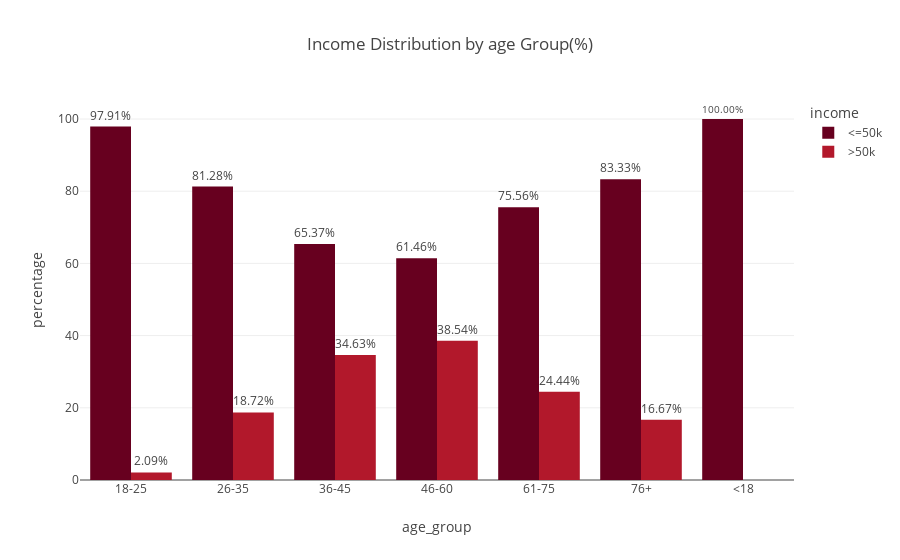

Notebook code cell kept with this figure:
### Code cell
themes = ["plotly", "plotly_white", "plotly_dark", "ggplot2", "seaborn", "simple_white", "presentation", "xgridoff", "ygridoff", "gridon", "none"]

for theme in themes:
    fig.update_layout(template=theme)
fig.show()
fig.write_image(os.path.join(results_dir,'income_distribution_AGEgroup_chart.jpg'))
fig.write_image(os.path.join(results_dir,'income_distribution_AGEgroup_chart.png'))
fig.write_html(os.path.join(results_dir,'income_distribution_AGEgroup_chart.html'))

### Figure 1 — Plotly figure (JSON) as saved in the notebook; plotly's stock layout.template omitted (floating-point values rounded to 4 significant figures)
{"data": [{"alignmentgroup": "True", "hovertemplate": "income=<=50k<br>age_group=%{x}<br>percentage=%{text}<extra></extra>", "legendgroup": "<=50k", "marker": {"color": "rgb(103,0,31)", "pattern": {"shape": ""}}, "name": "<=50k", "offsetgroup": "<=50k", "orientation": "v", "showlegend": true, "text": [97.91, 81.28, 65.37, 61.46, 75.56, 83.33, 100.0], "textposition": "outside", "texttemplate": "%{text:.2f}%", "type": "bar", "x": ["18-25", "26-35", "36-45", "46-60", "61-75", "76+", "<18"], "xaxis": "x", "y": [97.91, 81.28, 65.37, 61.46, 75.56, 83.33, 100.0], "yaxis": "y"}, {"alignmentgroup": "True", "hovertemplate": "income=>50k<br>age_group=%{x}<br>percentage=%{text}<extra></extra>", "legendgroup": ">50k", "marker": {"color": "rgb(178,24,43)", "pattern": {"shape": ""}}, "name": ">50k", "offsetgroup": ">50k", "orientation": "v", "showlegend": true, "text": [2.093, 18.72, 34.63, 38.54, 24.44, 16.67], "textposition": "outside", "texttemplate": "%{text:.2f}%", "type": "bar", "x": ["18-25", "26-35", "36-45", "46-60", "61-75", "76+"], "xaxis": "x", "y": [2.093, 18.72, 34.63, 38.54, 24.44, 16.67], "yaxis": "y"}], "layout": {"autosize": true, "barmode": "group", "legend": {"title": {"text": "income"}, "tracegroupgap": 0}, "paper_bgcolor": "rgba(0, 0, 0, 0)", "plot_bgcolor": "rgba(0, 0, 0, 0)", "title": {"text": "Income Distribution by age Group(%)"}, "xaxis": {"anchor": "y", "autorange": true, "domain": [0, 1], "range": [-0.5, 6.5], "title": {"text": "age_group"}, "type": "category"}, "yaxis": {"anchor": "x", "autorange": true, "domain": [0, 1], "range": [0, 105.3], "title": {"text": "percentage"}, "type": "linear"}}}
